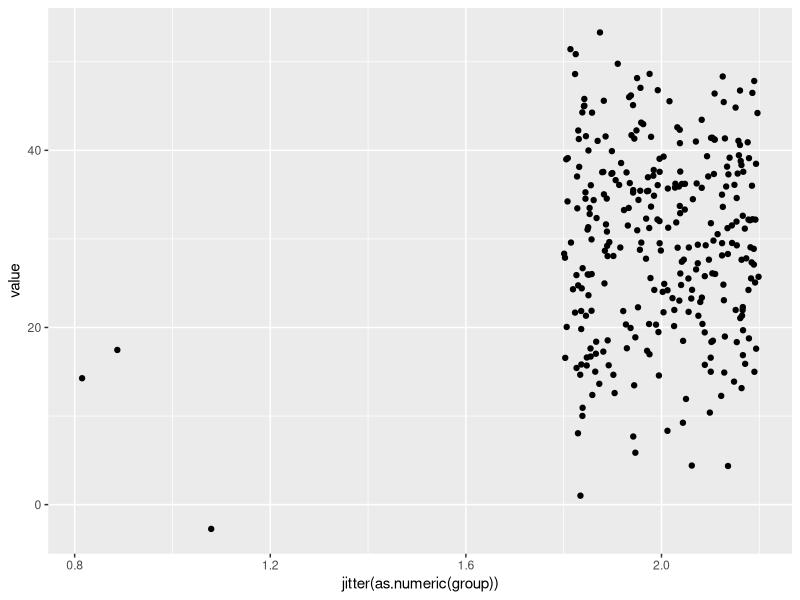
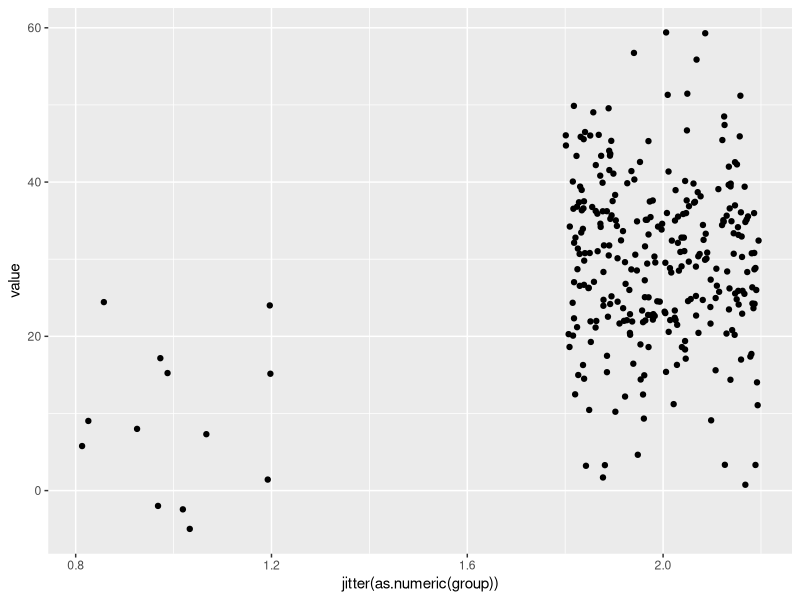
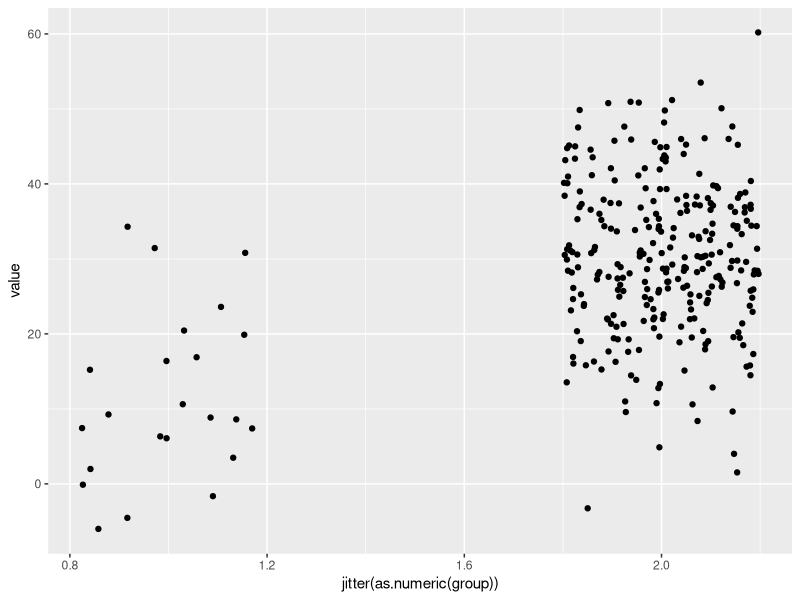
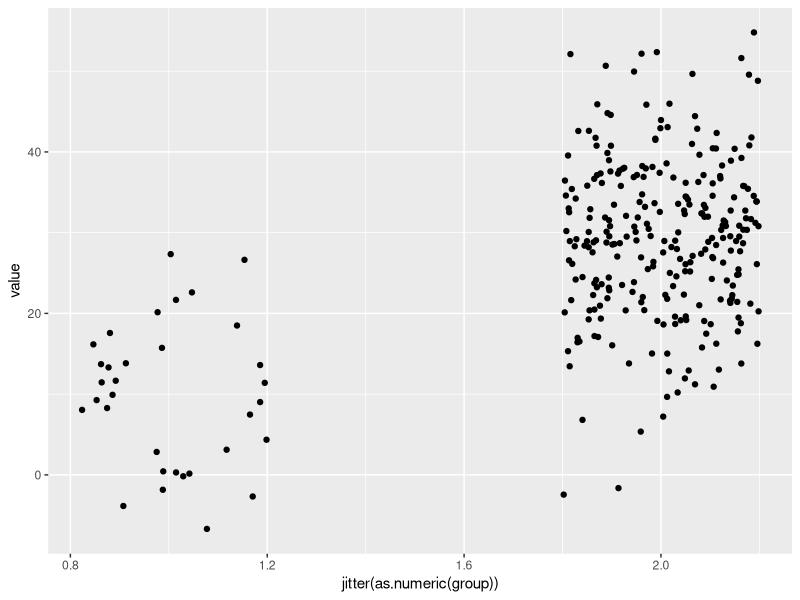
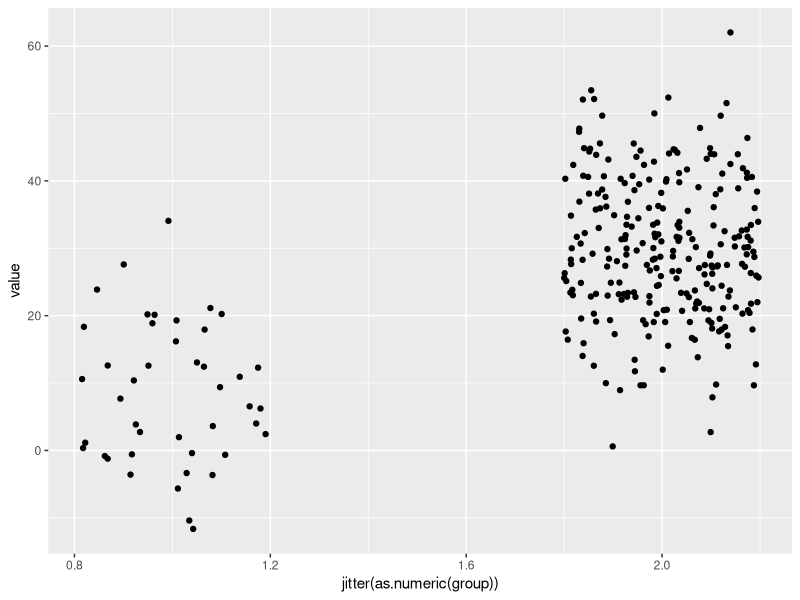
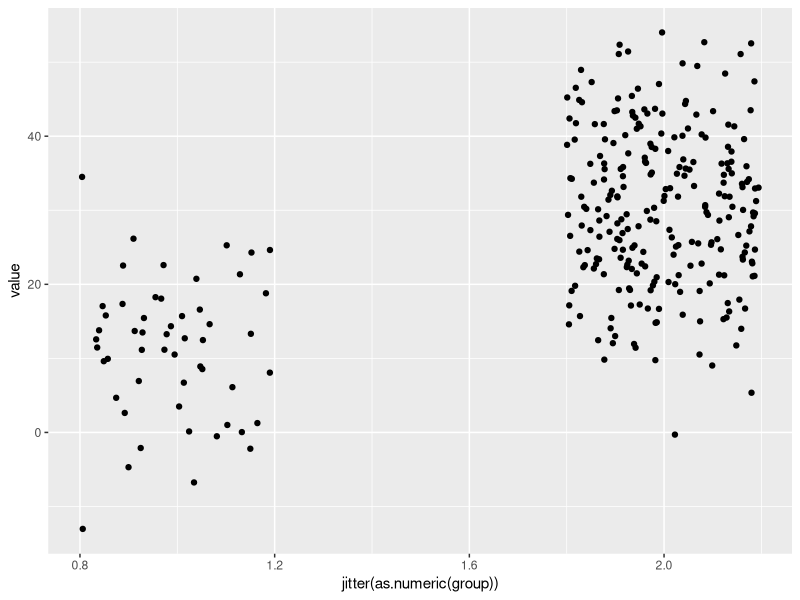
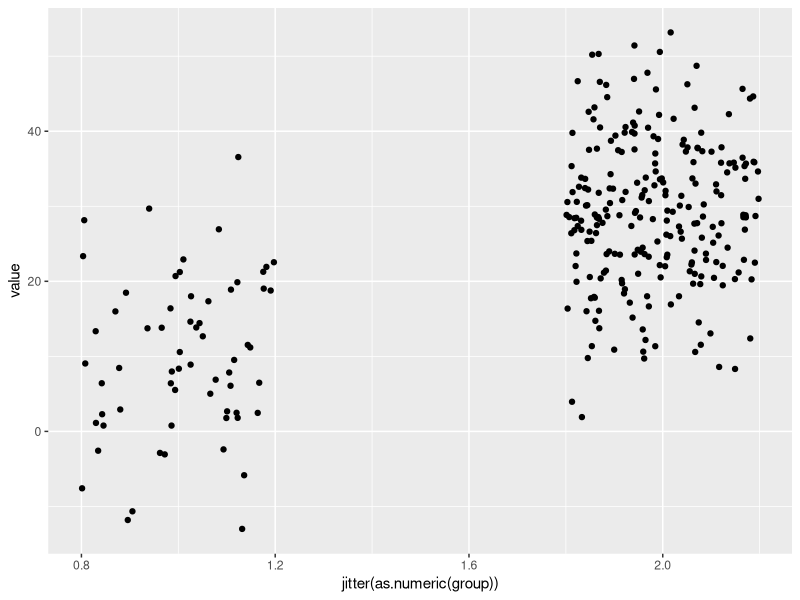
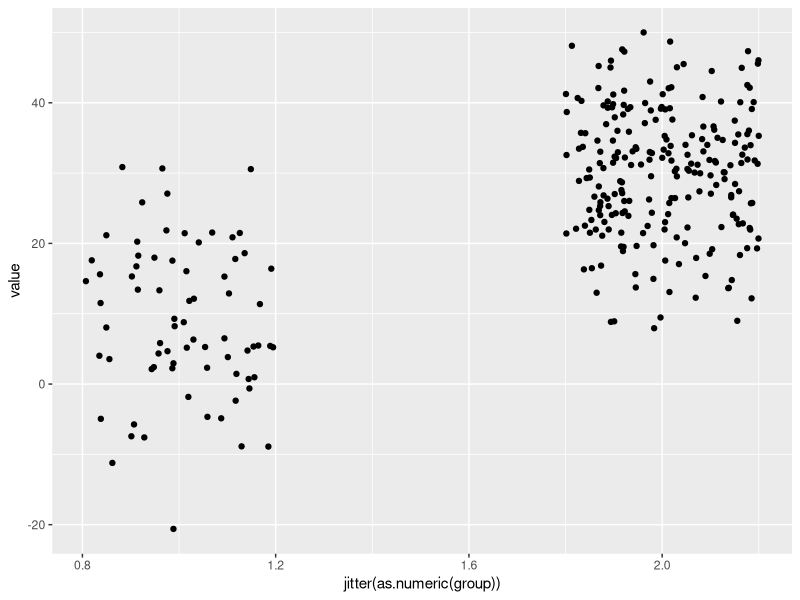

Write the R code that produced these figures, in order.

command.arguments <- commandArgs(trailingOnly = TRUE);
code.directory    <- normalizePath(command.arguments[1]);
output.directory  <- normalizePath(command.arguments[2]);
tmp.directory     <- normalizePath(command.arguments[3]);

####################################################################################################
#library(RMySQL);
library(ggplot2);

#source(paste0(code.directory,'/get-transplant-life-table.R'));

resolution <- 100;

####################################################################################################
setwd(output.directory);

N  <- 300;
u1 <- 10;
u2 <- 30;
s1 <- 10;
s2 <- 10;

DF.output <- data.frame(n = numeric(N), pval = numeric(N));
for (n in 3:(N-3)) {
	temp.x = rnorm(n = n,     mean = u1, sd = s1);
	temp.y = rnorm(n = N - n, mean = u2, sd = s2);
	results.t.test <- t.test(x = temp.x, y = temp.y);
	DF.output[n,] <- c(n,results.t.test[['p.value']]);
	if (3 == (n %% 10)) {
		temp.filename <- paste0('simulated-data',n,'.png');
		DF.temp <- rbind(
			data.frame(value = temp.x, group = rep('A',length(temp.x)), stringsAsFactors = FALSE),
			data.frame(value = temp.y, group = rep('B',length(temp.y)), stringsAsFactors = FALSE)
			);
		print('str(DF.temp)');
		print( str(DF.temp) );
		DF.temp[,'group'] <- as.factor(DF.temp[,'group']);
		my.ggplot <- ggplot(data = NULL);
		my.ggplot <- my.ggplot + geom_point(mapping = aes(x = jitter(as.numeric(group)), y = value), data = DF.temp);
		#my.ggplot <- my.ggplot + theme(title = element_text(size = 20), axis.title = element_text(size = 30), axis.text  = element_text(size = 25));
		ggsave(file = temp.filename, plot = my.ggplot, dpi = resolution, height = 6, width = 12, units = 'in');
		}
	}
DF.output <- DF.output[DF.output[,1] > 0,];
DF.output[,'log10.pval'] <- log10(DF.output[,'pval']);

write.table(
	file      = 'rare-events.csv',
	x         = DF.output,
	sep       = '\t',
	quote     = FALSE,
	row.names = FALSE
	);

temp.filename <- 'pvalues.png';
my.ggplot <- ggplot(data = NULL);
my.ggplot <- my.ggplot + geom_point(mapping = aes(x = n, y = log10.pval), data = DF.output);
my.ggplot <- my.ggplot + xlab("size of first group");
my.ggplot <- my.ggplot + ylab("log10(p-value)");
my.ggplot <- my.ggplot + theme(title = element_text(size = 20), axis.title = element_text(size = 30), axis.text  = element_text(size = 25));
ggsave(file = temp.filename, plot = my.ggplot, dpi = resolution, height = 6, width = 12, units = 'in');

####################################################################################################

q();

